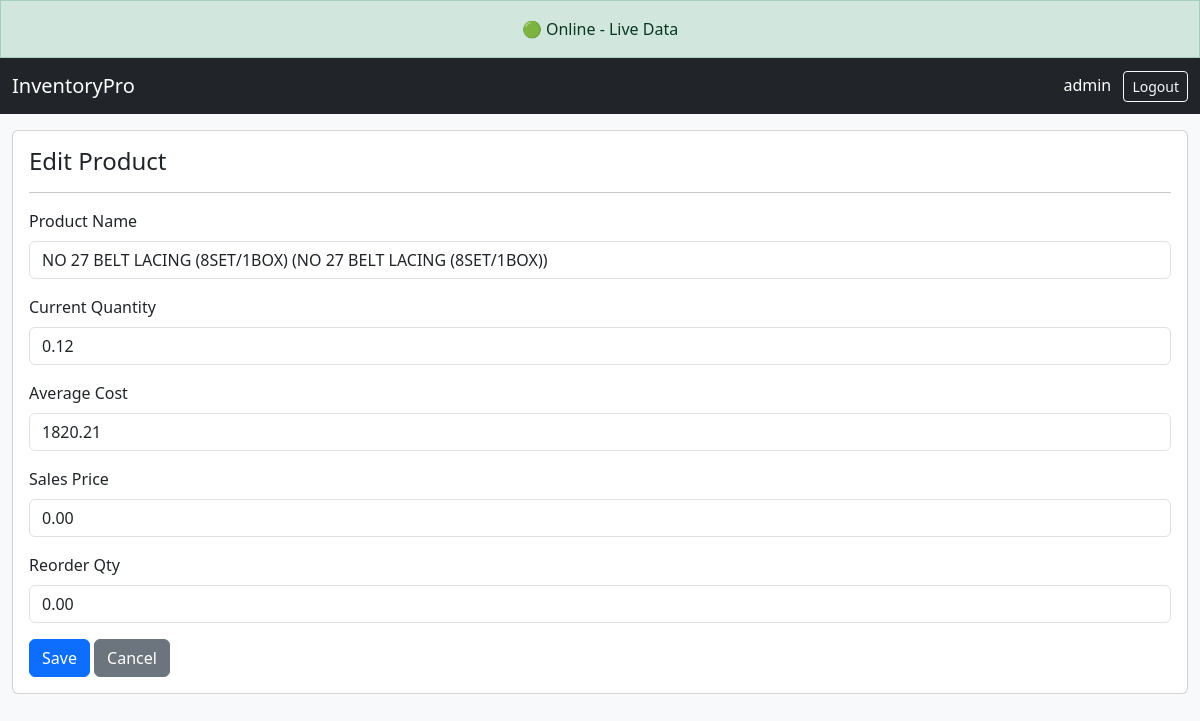
/product/61/edit/ (signed in), run on the app's committed database.
### inventory/models.py (models this page shows, shortened)
class Product(models.Model):
    product_name = models.CharField(
        max_length=250,
        unique=True,
        db_index=True,
    )
    category = models.CharField(
        max_length=150,
        blank=True,
        default="",
        db_index=True,
    )
    subcategory = models.CharField(
        max_length=150,
        blank=True,
        default="",
        db_index=True,
    )
    level3 = models.CharField(
        max_length=150,
        blank=True,
        default="",
        db_index=True,
    )
    level4 = models.CharField(
        max_length=150,
        blank=True,
        default="",
        db_index=True,
    )
    hierarchy_path = models.CharField(
        max_length=600,
        blank=True,
        default="",
        db_index=True,
    )
    qty = models.DecimalField(
        max_digits=18,
        decimal_places=2,
        default=Decimal("0.00"),
    )
    avg_cost = models.DecimalField(
        max_digits=18,
        decimal_places=2,
        default=Decimal("0.00"),
    )
    sales_price = models.DecimalField(
        max_digits=18,
        decimal_places=2,
        default=Decimal("0.00"),
    )
    reorder_qty = models.DecimalField(
        max_digits=18,
        decimal_places=2,
        default=Decimal("0.00"),
    )
    STATUS_CHOICES = (
        ("OK", "OK"),
        ("LOW", "LOW"),
        ("NIL", "NIL"),
    )
    status = models.CharField(
        max_length=10,
        choices=STATUS_CHOICES,
        default="OK",
        db_index=True,
    )
    active = models.BooleanField(
        default=True,
        db_index=True,
    )
    updated_at = models.DateTimeField(
        auto_now=True,
    )
    class Meta:
        ordering = [
            "category",
            "subcategory",
            "level3",
            "level4",
            "product_name",
        ]
        indexes = [
            models.Index(fields=["product_name"]),
            models.Index(fields=["category"]),
            models.Index(fields=["subcategory"]),
            models.Index(fields=["level3"]),
            models.Index(fields=["level4"]),
            models.Index(fields=["hierarchy_path"]),
            models.Index(fields=["active"]),
            models.Index(fields=["status"]),
        ]

### inventory/views.py (the view)
# urls.py: path("product/<int:pk>/edit/", views.product_edit, name="product_edit"),
@staff_member_required
def product_edit(request, pk):
    product = get_object_or_404(Product, id=pk, active=True)
    if request.method == "POST":
        form = ProductAdminForm(request.POST, instance=product)
        if form.is_valid():
            form.save()
            product.calculate_status()
            product.save()
            messages.success(request, "Product updated successfully.")
            return redirect("dashboard")
    else:
        form = ProductAdminForm(instance=product)
    return render(
        request,
        "inventory/product_edit.html",
        {"form": form, "product": product}
    )

### inventory/forms.py (shortened to what this page needs)
class ProductAdminForm(forms.ModelForm):
    class Meta:
        model = Product
        fields = [
            "sales_price",
            "reorder_qty",
        ]
        widgets = {
            "sales_price": forms.NumberInput(
                attrs={
                    "class": "form-control",
                    "step": "0.01",
                    "min": "0",
                }
            ),
            "reorder_qty": forms.NumberInput(
                attrs={
                    "class": "form-control",
                    "step": "1",
                    "min": "0",
                }
            ),
        }

### inventory/templates/inventory/product_edit.html (shortened to what this page needs)
{% extends "inventory/base.html" %}
{% block content %}
<div class="card">
<div class="card-body">
<h4>
Edit Product
</h4>
<hr>
<div class="mb-3">
<label class="form-label">
Product Name
</label>
<input class="form-control"
       value="{{ product.product_name }}"
       readonly>
</div>
<div class="mb-3">
<label class="form-label">
Current Quantity
</label>
<input class="form-control"
       value="{{ product.qty }}"
       readonly>
</div>
<div class="mb-3">
<label class="form-label">
Average Cost
</label>
<input class="form-control"
       value="{{ product.avg_cost }}"
       readonly>
</div>
<form method="post">
<div class="mb-3">
<label class="form-label">
Sales Price
</label>
{{ form.sales_price }}
</div>
<div class="mb-3">
<label class="form-label">
Reorder Qty
</label>
{{ form.reorder_qty }}
</div>
<button class="btn btn-primary">
Save
</button>
<a href="{% url 'dashboard' %}"
class="btn btn-secondary">
Cancel
</a>
</form>
</div>
</div>
{% endblock %}

### inventory/templates/inventory/base.html (shortened to what this page needs)
<!DOCTYPE html>
<html lang="en">
<head>
    {% load static %}
    <link href="{% static 'inventory/css/bootstrap.min.css' %}" rel="stylesheet">
    <link rel="stylesheet" href="{% static 'inventory/css/dashboard.css' %}">
</head>
<body>
    <div id="network-status" class="alert alert-success text-center mb-0 rounded-0">
        🟢 Online - Live Data
    </div>
    <nav class="navbar navbar-dark bg-dark">
        <div class="container-fluid">
            <span class="navbar-brand">InventoryPro</span>
            <div class="text-white">
                <span>{{ request.user.username }}</span>
                <a href="{% url 'logout' %}" class="btn btn-sm btn-outline-light ms-2">Logout</a>
            </div>
        </div>
    </nav>
    <div class="container-fluid mt-3">
        {% block content %}
        {% endblock %}
    </div>
</body>
</html>

### inventory/static/inventory/css/dashboard.css (style rules this page uses)
body { background-color: #f8f9fa; }

### data on the page
Product: product_name "NO 27 BELT LACING (8SET/1BOX) (NO 27 BELT LACING (8SET/1BOX))", qty "0.12", avg_cost "1820.21", sales_price "0.00", reorder_qty "0.00"

### other printed values
{{ request.user.username }} "admin"
